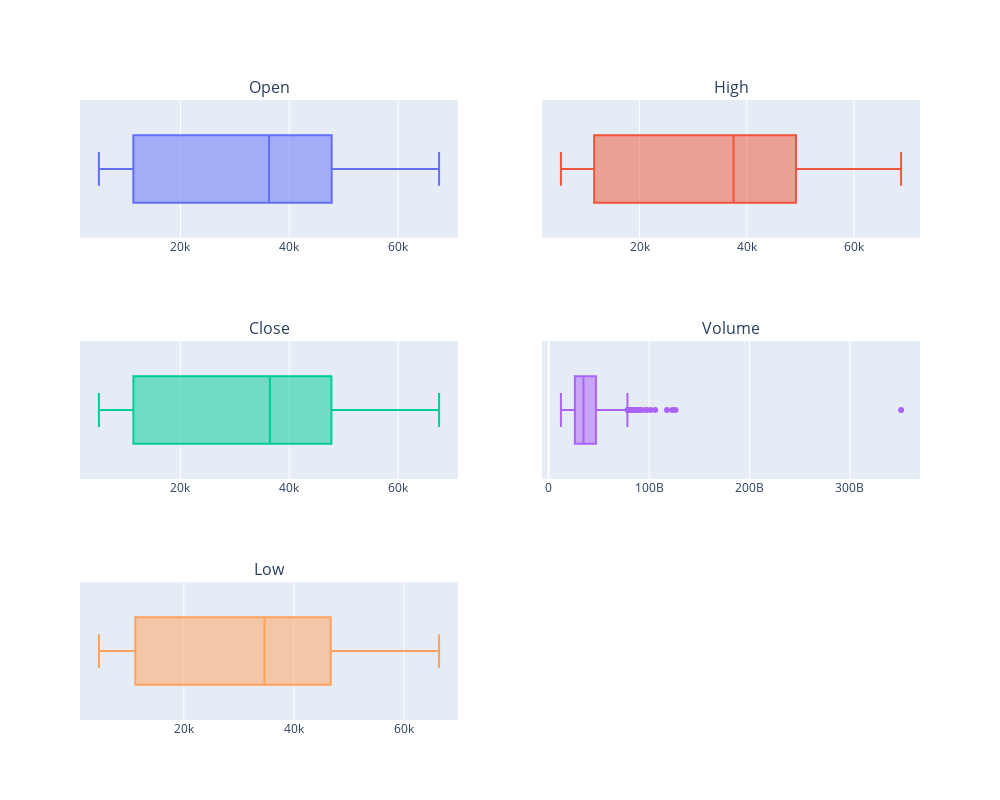

The notebook cell this image was saved under:
### Code cell
from plotly.subplots import make_subplots
import plotly.graph_objects as go

fig = make_subplots(rows=3, cols=2,
                    # Set the subplot titles
                    subplot_titles= ['Open','High','Close', 'Volume','Low'])
#create boxplot visualization of numeric columns
fig.add_trace(go.Box(x=btc_price.Open, name='', showlegend=False), row=1, col=1)
fig.add_trace(go.Box(x=btc_price.High, name='', showlegend=False), row=1, col=2)
fig.add_trace(go.Box(x=btc_price.Close, name='', showlegend=False), row=2, col=1)
fig.add_trace(go.Box(x=btc_price.Volume, name='', showlegend=False), row=2, col=2)
fig.add_trace(go.Box(x=btc_price.Low, name='', showlegend=False), row=3, col=1)

fig.update_layout(height=800, width=1000)
fig.show()

### Figure 1 — Plotly figure (JSON) as saved in the notebook; plotly's stock layout.template omitted (floating-point values rounded to 4 significant figures; data arrays with more than 128 entries replaced by an {"elided": "..."} marker saying what was removed)
{"data": [{"name": "", "showlegend": false, "x": {"elided": "731 float values"}, "type": "box", "xaxis": "x", "yaxis": "y"}, {"name": "", "showlegend": false, "x": {"elided": "731 float values"}, "type": "box", "xaxis": "x2", "yaxis": "y2"}, {"name": "", "showlegend": false, "x": {"elided": "731 float values"}, "type": "box", "xaxis": "x3", "yaxis": "y3"}, {"name": "", "showlegend": false, "x": {"elided": "731 int values"}, "type": "box", "xaxis": "x4", "yaxis": "y4"}, {"name": "", "showlegend": false, "x": {"elided": "731 float values"}, "type": "box", "xaxis": "x5", "yaxis": "y5"}], "layout": {"xaxis": {"anchor": "y", "domain": [0.0, 0.45]}, "yaxis": {"anchor": "x", "domain": [0.7778, 1.0]}, "xaxis2": {"anchor": "y2", "domain": [0.55, 1.0]}, "yaxis2": {"anchor": "x2", "domain": [0.7778, 1.0]}, "xaxis3": {"anchor": "y3", "domain": [0.0, 0.45]}, "yaxis3": {"anchor": "x3", "domain": [0.3889, 0.6111]}, "xaxis4": {"anchor": "y4", "domain": [0.55, 1.0]}, "yaxis4": {"anchor": "x4", "domain": [0.3889, 0.6111]}, "xaxis5": {"anchor": "y5", "domain": [0.0, 0.45]}, "yaxis5": {"anchor": "x5", "domain": [0.0, 0.2222]}, "xaxis6": {"anchor": "y6", "domain": [0.55, 1.0]}, "yaxis6": {"anchor": "x6", "domain": [0.0, 0.2222]}, "annotations": [{"font": {"size": 16}, "showarrow": false, "text": "Open", "x": 0.225, "xanchor": "center", "xref": "paper", "y": 1.0, "yanchor": "bottom", "yref": "paper"}, {"font": {"size": 16}, "showarrow": false, "text": "High", "x": 0.775, "xanchor": "center", "xref": "paper", "y": 1.0, "yanchor": "bottom", "yref": "paper"}, {"font": {"size": 16}, "showarrow": false, "text": "Close", "x": 0.225, "xanchor": "center", "xref": "paper", "y": 0.6111, "yanchor": "bottom", "yref": "paper"}, {"font": {"size": 16}, "showarrow": false, "text": "Volume", "x": 0.775, "xanchor": "center", "xref": "paper", "y": 0.6111, "yanchor": "bottom", "yref": "paper"}, {"font": {"size": 16}, "showarrow": false, "text": "Low", "x": 0.225, "xanchor": "center", "xref": "paper", "y": 0.2222, "yanchor": "bottom", "yref": "paper"}], "height": 800, "width": 1000}}
